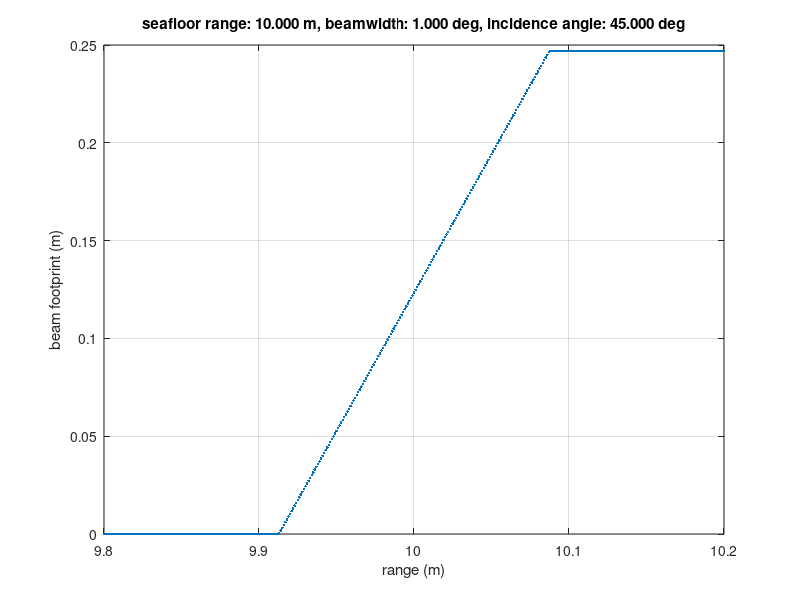
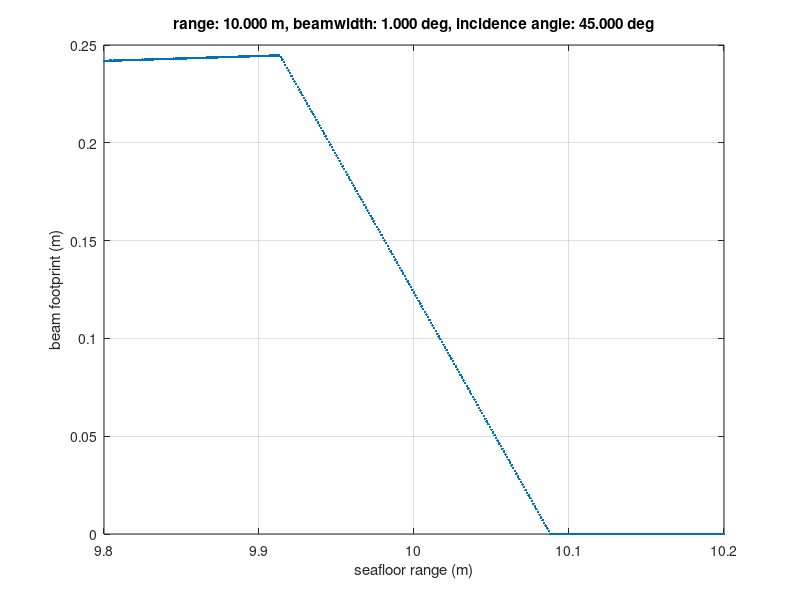
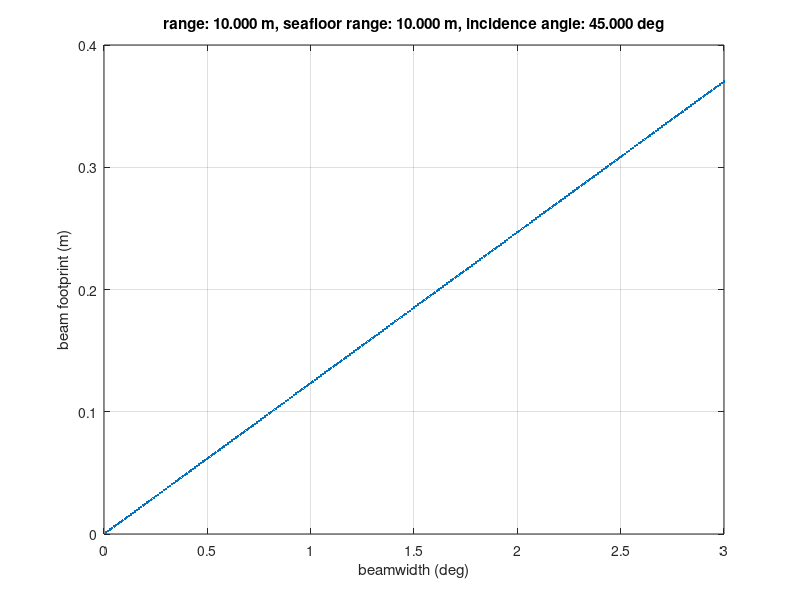
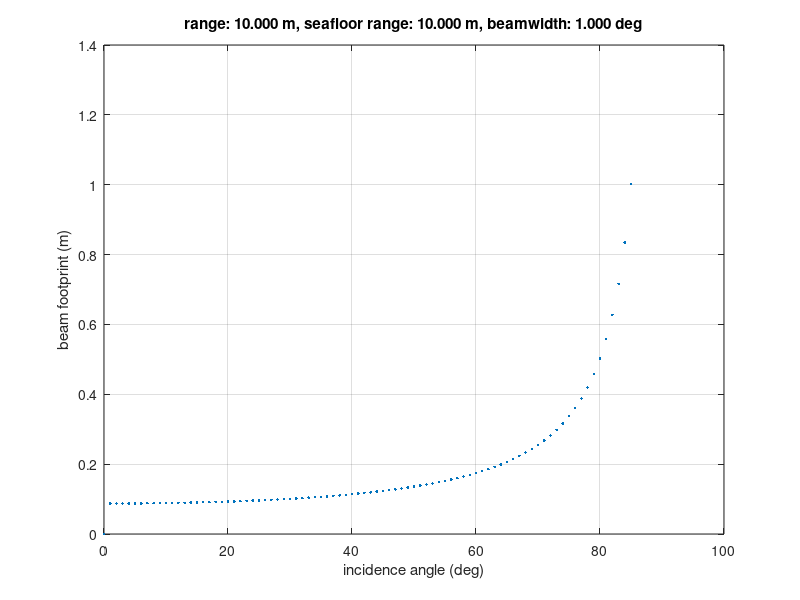

Reproduce these figures in MATLAB, in order.
% Radiometric correction of backscatter requires the estimation of the area
% insonified, which Lurton (2002) calls the "effective extent of the
% scattering surface" (equation 3.32).


%% 1. Background

% Lurton (2002) considers separately the cases of "grazing incidence" and
% "normal incidence".
%
% At grazing incidence, the area insonified A (in m.^2) is written:
A = @(PHI,R,c,T,beta) 0.5.*PHI.*R.*c.*T./sin(beta);

% Where:
%  PHI is the "equivalent beam aperture" (in rad)
%  R is the range (in m)
%  c is the sound speed (in m.s.-2)
%  T is the pulse lenght (in s)
%  beta is the angle of incidence (depression from seafloor normal, in rad)

% At normal incidence, there are two different expressions. 

% The first one is the intersection of the directivty lobe, assumed
% vertical, and the surface, and valid if "the signal is transmitted for a
% sufficiently long time for the beam footprint to be insonifed at once".
% It is called the "long-pulse regime".
A = @(psi,H) psi.*H.^2;

% Where:
%  psi is the equivalent solid aperture (in steradians)
%  H is the hight from the source to the target (in m)

% The second expression is valid "for a short pulse", aka the "short-pulse
% regime":
A = @(H,c,T) pi.*H.*c.*T;

% Where:
%  H is the hight from the source to the target (in m)
%  c is the sound speed (in m.s.-2)
%  T is the pulse lenght (in s)

% Lurton (2002) adds the transition between the two regimes, but only
% defined for a conical beam. It is at the height H_trans (in m):
H_trans = @(c,T,phi) c.*T./(tan(phi).^2);

% Where:
%  c is the sound speed (in m.s.-2)
%  T is the pulse lenght (in s)
%  phi is the half-aperture of the conical beam


%% 2. Rewriting

% The text and equations reveal the two different "pulse regimes". 

% In the "long pulse regime", the pulse is so long relative to the
% beamwidth that the beamwidth is the limiting factor in defining a length
% insonified.
%
% In the "short pulse regime", the pulse is so short relative to the
% beamwidth that the pulse is the limiting factor in defining a length
% insonified.

% Now examining the equations.

%% 2.1 Grazing incidence

% The area in Lurton's equation for grazing incidence really is the product
% of the beam footprint in the along-track and the pulse footprint in the
% across-track. 

% The beam footprint in the along-track is the along-track beamwidth
% intercepting a seafloor with normal incidence at range R.
L_b_al = @(phi_al,R) phi_al.*R;

% Where:
%  phi_al is the along-track beamwidth (in rad)
%  R is the range (in m)

% The pulse footprint in the across-track is the length of seafloor
% intercepted by the pulse, considering the angle of incidence:
L_p_ac = @(c,T,beta) 0.5.*c.*T./sin(beta);

% Where:
%  c is the sound speed (in m.s.-2)
%  T is the pulse lenght (in s)
%  beta is the angle of incidence (depression from seafloor normal, in rad)

% And the insonified area is the product of the two:
A = @(phi_al,R,c,T,beta) L_b_al(phi_al,R).*L_p_ac(c,T,beta);

% Now some analysis:
%  1. Along-track, the equation calculating the beam footprint shows that
%  we are considering that the relative incidence in this plane is normal,
%  and that the footprint is limited by the along-track beam. Aka, we are
%  in "long-pulse" regime. What if there is a slope? What if the pulse is
%  short relative to the beamwidth?
%  3. Across-track, the equation calculating the pulse footprint shows that
%  the pulse length is sufficiently short relative to the beamwdith for the
%  pulse to be entierely contained in the beam projected on the seafloor.
%  Aka this is a "short-pulse regime". What if the pulse is long relative
%  to the beamwidth?

% In short, why did Lurton split the short-pulse and long-pulse regimes for
% the normal incidence, but did not do the same for grazing incidence?

%% 2.2 Normal incidence

% In the long pulse regime, the equivalent solid aperture psi is the
% product of the along-track and beam-track beamwidths, so let's rewrite
% the area as the product of the along-track and across-track footprints.
% Let's use R instead of H to aknowledge the possibility that normal
% incidence can also occur away from nadir
L_b_al = @(phi_al,R) phi_al.*R;
L_b_ac = @(phi_ac,R) phi_ac.*R;
A = @(phi_al,phi_ac,R) L_b_al(phi_al,R).*L_b_ac(phi_ac,R);

% In the short-pulse regime, let's reuse Lurton's equation for the disk
% radius insonifed by the pulse, within the beam:
L_p = @(R,c,T) sqrt(R.*c.*T);

% And calculate the area from it
A = @(R,c,T) pi.*L_p(R,c,T).^2;

%% 2.3 Rewriting

% Ideally, we would:
%  1. Consider short and long-pulse regimes also for grazing incidence
%  2. Create a single equation that automatically uses the right regime, at
%  the appropriate incidence

% to complete
...


%% 3. For snippets
% The equations before are for the seafloor located at range R. But 
% The echo of the seafloor in a given beam is a time signal, converted to
% range, aka snippets. The instant area insonified changes with R. For
% example, before the pulse intercepts the seafloor in the beam, there is
% NO area insonified. The area becomes non-zero when the pulse starts
% intercepting the seafloor. Then, the area increases, defined by the
% portion of pulse now intercepting the seafloor. Once the pulse is fully
% within the beam, THEN the area is defined by the full pulse intercepting
% the seafloor, written with the short pulse regime equation from above. So
% THAT equation really is for ONE range, admittedly the range where maximum
% backscattering is happening. But to find the are FOR ALL RANGES R, we
% need a bit more work than that.


% Considering the signal in a beam B of beamwidth phi (in rad),
% intersecting a flat seafloor at range R_0, with an angle of incidence
% beta (depression from seafloor normal, in rad). Assuming we are
% sufficiently far from the source to consider that the edges of the beam
% are parallel and that the normal intercept of the beam can be written
% phi.*R_0. 

% The range of the first contribution of seafloor to the signal is the
% range of the start of the beam intercepting the seafloor, written R_1 (in
% m), and given by:
R_1 = @(R_0,phi,beta) R_0.*(1-0.5.*phi.*tan(beta));

% The length of flat seafloor contributing to the returned signal at time t
% (in sec) corresponding to range R = c*t./2 (in m) is L (in m), given by:
L = @(R,R_0,phi,beta) min(max(0,(R-R_1(R_0,phi,beta))./sin(beta)),phi.*R_0./cos(beta));

% checks

% single values
R_0 = 10;
R = 10; 
phi = 1; % deg
beta = 45; % deg
L(R,R_0,deg2rad(phi),deg2rad(beta))

% vary range
R_0 = 10;
R = [R_0-0.2:0.001:R_0+0.2]; 
phi = 1; % deg
beta = 45; % deg
figure; plot(R,L(R,R_0,deg2rad(phi),deg2rad(beta)),'.'); grid on; xlabel('range (m)'); ylabel('beam footprint (m)'); 
title(sprintf('seafloor range: %.3f m, beamwidth: %.3f deg, incidence angle: %.3f deg',R_0,phi,beta));

% vary seafloor range
R = 10; 
R_0 = [R-0.2:0.001:R+0.2];
phi = 1; % deg
beta = 45; % deg
figure; plot(R_0,L(R,R_0,deg2rad(phi),deg2rad(beta)),'.'); grid on; xlabel('seafloor range (m)'); ylabel('beam footprint (m)'); 
title(sprintf('range: %.3f m, beamwidth: %.3f deg, incidence angle: %.3f deg',R,phi,beta));

% vary phi
R_0 = 10; 
R = R_0;
phi = [0.01:0.01:3]; % deg
beta = 45; % deg
figure; plot(phi,L(R,R_0,deg2rad(phi),deg2rad(beta)),'.'); grid on; xlabel('beamwidth (deg)'); ylabel('beam footprint (m)'); 
title(sprintf('range: %.3f m, seafloor range: %.3f m, incidence angle: %.3f deg',R,R_0,beta));

% vary beta
R_0 = 10; 
R = R_0;
phi = 1; % deg
beta = [0:1:85]; % deg
figure; plot(beta,L(R,R_0,deg2rad(phi),deg2rad(beta)),'.'); grid on; xlabel('incidence angle (deg)'); ylabel('beam footprint (m)'); 
title(sprintf('range: %.3f m, seafloor range: %.3f m, beamwidth: %.3f deg',R,R_0,phi));

% check all of the above, I am not 100% sure

% next, do the same for pulse footprint, assuming infinite beam

% last, take the smallest of the two values as the length to use in
% practice.

% this is one dimension footprint, typically acrosstrack. For along-track,
% for now just assume normal incidence and take beam footrpint phi.*R.

% Multiply the two to get the instant area insonifed A as a function of
% range R (and other parameters)

% Finally code this as TS = S_v + lo10(A), to be used for radiometic
% correction of seafloor backscatter. Not sure how that could be applicable
% to WCD